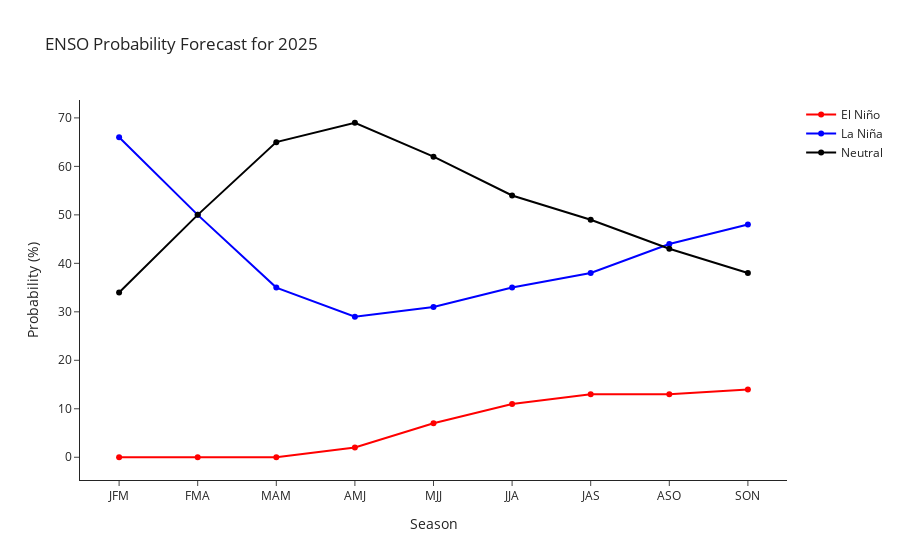

The notebook cell this image was saved under:
### Code cell
import plotly.graph_objects as go

# Create an interactive plot using Plotly
fig = go.Figure()

# Add traces for each ENSO condition
fig.add_trace(go.Scatter(x=df_2025["Season"], y=df_2025["El Nino"], mode='lines+markers', 
                         name="El Niño", line=dict(color='red')))

fig.add_trace(go.Scatter(x=df_2025["Season"], y=df_2025["La Nina"], mode='lines+markers', 
                         name="La Niña", line=dict(color='blue')))

fig.add_trace(go.Scatter(x=df_2025["Season"], y=df_2025["Neutral"], mode='lines+markers', 
                         name="Neutral", line=dict(color='black')))

# Update layout to remove background and grid
fig.update_layout(
    title="ENSO Probability Forecast for 2025",
    xaxis_title="Season",
    yaxis_title="Probability (%)",
    template="simple_white",  # Removes grid and background
    showlegend=True
)

# Show the interactive plot
fig.show()

### Figure 1 — Plotly figure (JSON) as saved in the notebook; plotly's stock layout.template omitted (floating-point values rounded to 4 significant figures)
{"data": [{"line": {"color": "red"}, "mode": "lines+markers", "name": "El Niño", "type": "scatter", "x": ["JFM", "FMA", "MAM", "AMJ", "MJJ", "JJA", "JAS", "ASO", "SON"], "y": [0, 0, 0, 2, 7, 11, 13, 13, 14]}, {"line": {"color": "blue"}, "mode": "lines+markers", "name": "La Niña", "type": "scatter", "x": ["JFM", "FMA", "MAM", "AMJ", "MJJ", "JJA", "JAS", "ASO", "SON"], "y": [66, 50, 35, 29, 31, 35, 38, 44, 48]}, {"line": {"color": "black"}, "mode": "lines+markers", "name": "Neutral", "type": "scatter", "x": ["JFM", "FMA", "MAM", "AMJ", "MJJ", "JJA", "JAS", "ASO", "SON"], "y": [34, 50, 65, 69, 62, 54, 49, 43, 38]}], "layout": {"showlegend": true, "title": {"text": "ENSO Probability Forecast for 2025"}, "xaxis": {"title": {"text": "Season"}}, "yaxis": {"title": {"text": "Probability (%)"}}}}
